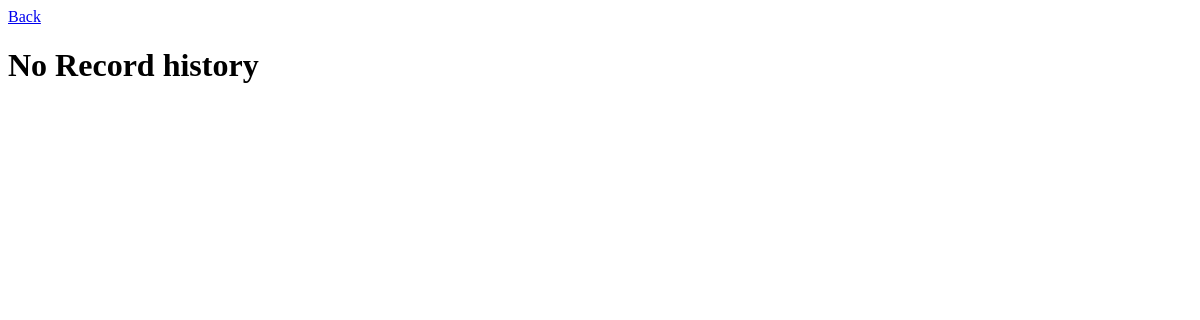
The page /Product_History.php?PID=1 on the database as committed earlier.
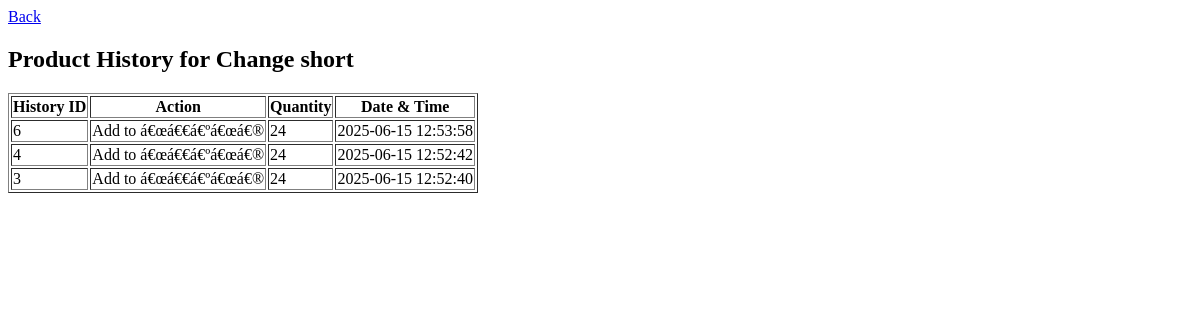
The same page on the database as committed later.
### tables this page shows
CREATE TABLE `product` (
  `Product_ID` int(11) NOT NULL,
  `Product_Name` varchar(100) NOT NULL,
  `Barcode` varchar(100) NOT NULL,
  `Quantity` int(11) NOT NULL,
  `Link_To_CTN` int(11) NOT NULL,
  `Buy_Price` int(11) NOT NULL,
  `Sell_Price` int(11) NOT NULL
);

CREATE TABLE `product_history` (
  `history_id` int(11) NOT NULL,
  `product_id` int(11) NOT NULL,
  `action` varchar(50) NOT NULL,
  `quantity` int(11) NOT NULL,
  `date_time` timestamp NOT NULL DEFAULT current_timestamp()
);

### Product_History.php (the view, shortened to what this page needs)
<?php
include('Config.php');
if (isset($_GET['PID'])) {
    $PID = $_GET['PID'];
    if (empty($PID)) {
       echo "Not connected to latli";
    }
    else{
    $query = "SELECT ph.*, pl.Product_Name
              FROM product_history ph
              JOIN product pl ON ph.product_id = pl.Product_ID
              WHERE ph.product_id = $PID
              ORDER BY ph.date_time DESC";
    $result = mysqli_query($connection, $query);
    if ($row = mysqli_fetch_assoc($result)) {
        $productname = $row['Product_Name'];
    }
}
}
?>
<!DOCTYPE html>
<html>
<head>
</head>
<body>
     <a href="Product_List_latkar.php">Back</a>
    <?php if (!empty($productname)){ ?>
         <h2>Product History for <?php echo htmlspecialchars($productname); ?></h2>
    <table border="1">
        <thead>
            <tr>
                <th>History ID</th>
                <th>Action</th>
                <th>Quantity</th>
                <th>Date & Time</th>
            </tr>
        </thead>
        <tbody>
            <?php
            mysqli_data_seek($result, 0);
            while ($row = mysqli_fetch_assoc($result)) {
                echo "<tr>";
                echo "<td>" . htmlspecialchars($row['history_id']) . "</td>";
                echo "<td>" . htmlspecialchars($row['action']) . "</td>";
                echo "<td>" . htmlspecialchars($row['quantity']) . "</td>";
                echo "<td>" . htmlspecialchars($row['date_time']) . "</td>";
                echo "</tr>";
            }
            ?>
        </tbody>
    </table>
    <?php
        }
        else{
    ?>
    <h1>No Record history</h1>
<?php } ?>
</body>
</html>

Rows that differ between the two databases and show on the page:
now on this page (row edited): product: Product_Name "Change short"
added product_history: history_id "6", action "Add to á€œá€€á€ºá€œá€®", quantity "24", date_time "2025-06-15 12:53:58"
added product_history: history_id "4", action "Add to á€œá€€á€ºá€œá€®", quantity "24", date_time "2025-06-15 12:52:42"
added product_history: history_id "3", action "Add to á€œá€€á€ºá€œá€®", quantity "24", date_time "2025-06-15 12:52:40"
Other text that changed with them:
text no longer shown: "No Record history"
text now shown: "Product History for History ID Action Quantity Date & Time"
